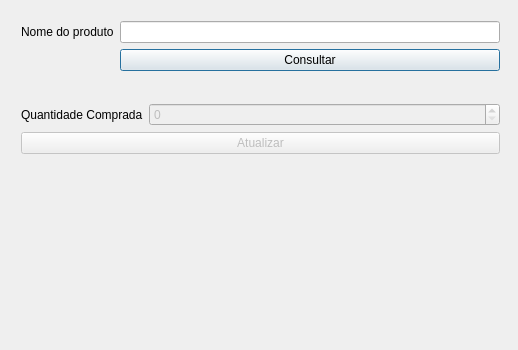
<?xml version="1.0" encoding="UTF-8"?>
<ui version="4.0">
 <class>cadastrarCompra</class>
 <widget class="QDialog" name="cadastrarCompra">
  <property name="geometry">
   <rect>
    <x>0</x>
    <y>0</y>
    <width>518</width>
    <height>350</height>
   </rect>
  </property>
  <property name="windowTitle">
   <string>cadastrarCompra</string>
  </property>
  <widget class="QWidget" name="formLayoutWidget">
   <property name="geometry">
    <rect>
     <x>10</x>
     <y>10</y>
     <width>501</width>
     <height>319</height>
    </rect>
   </property>
   <layout class="QFormLayout" name="formLayout">
    <item row="0" column="0">
     <widget class="QLabel" name="label">
      <property name="text">
       <string>Nome do produto</string>
      </property>
     </widget>
    </item>
    <item row="0" column="1">
     <widget class="QLineEdit" name="consultaNomeProduto"/>
    </item>
    <item row="1" column="1">
     <widget class="QPushButton" name="botaoConsulta">
      <property name="text">
       <string>Consultar</string>
      </property>
     </widget>
    </item>
    <item row="3" column="0" colspan="2">
     <layout class="QFormLayout" name="formLayout_2">
      <item row="0" column="0">
       <widget class="QLabel" name="label_2">
        <property name="text">
         <string>Quantidade Comprada</string>
        </property>
       </widget>
      </item>
      <item row="1" column="0" colspan="2">
       <widget class="QPushButton" name="botaoUpdate">
        <property name="enabled">
         <bool>false</bool>
        </property>
        <property name="text">
         <string>Atualizar</string>
        </property>
       </widget>
      </item>
      <item row="0" column="1">
       <widget class="QSpinBox" name="novaQuantidade">
        <property name="enabled">
         <bool>false</bool>
        </property>
        <property name="maximum">
         <number>1000</number>
        </property>
        <property name="stepType">
         <enum>QAbstractSpinBox::AdaptiveDecimalStepType</enum>
        </property>
       </widget>
      </item>
     </layout>
    </item>
    <item row="4" column="0" colspan="2">
     <widget class="QLabel" name="retornoProduto">
      <property name="text">
       <string/>
      </property>
     </widget>
    </item>
    <item row="2" column="0" colspan="2">
     <spacer name="horizontalSpacer">
      <property name="orientation">
       <enum>Qt::Horizontal</enum>
      </property>
      <property name="sizeHint" stdset="0">
       <size>
        <width>40</width>
        <height>20</height>
       </size>
      </property>
     </spacer>
    </item>
   </layout>
  </widget>
 </widget>
 <layoutdefault spacing="6" margin="11"/>
 <resources/>
 <connections/>
</ui>
